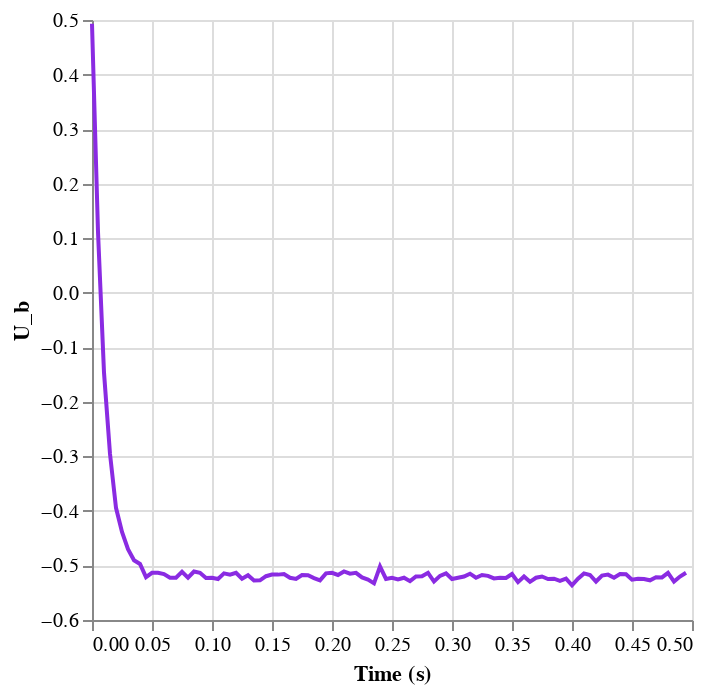

Notebook code cell kept with this figure:
### Markdown cell above
Para fazer o ajuste exponencial precisamos pegar uma queda de Tensão e uma ascenção

### Code cell
interval = [0,0.5]
ini = interval[0]
fin = interval[1]
q = data["Time"].sub(ini).abs().idxmin()
p = data["Time"].sub(fin).abs().idxmin()
semi_data = data[q:p]

aj.graph(semi_data) # Ignore a escala queremos apenas ver se pegamos o conjunto de pontos certo

### Figure 1 — Vega-Lite specification as saved in the notebook (floating-point values rounded to 4 significant figures)
{"config": {"view": {"continuousWidth": 300, "continuousHeight": 300}}, "data": {"name": "data-01e8b79ca82d0bc5eac03d1f7cdebb4f"}, "mark": {"type": "line", "color": "blueviolet"}, "encoding": {"x": {"field": "Time", "title": "Time (s)", "type": "quantitative"}, "y": {"field": "U_b", "type": "quantitative"}}, "$schema": "https://vega.github.io/schema/vega-lite/v5.20.1.json", "datasets": {"data-01e8b79ca82d0bc5eac03d1f7cdebb4f": [{"Time": 0.0, "U_b": 0.4931}, {"Time": 0.005, "U_b": 0.1116}, {"Time": 0.01, "U_b": -0.1463}, {"Time": 0.015, "U_b": -0.2955}, {"Time": 0.02, "U_b": -0.3944}, {"Time": 0.025, "U_b": -0.4385}, {"Time": 0.03, "U_b": -0.47}, {"Time": 0.035, "U_b": -0.4905}, {"Time": 0.04, "U_b": -0.4973}, {"Time": 0.045, "U_b": -0.5215}, {"Time": 0.05, "U_b": -0.5135}, {"Time": 0.055, "U_b": -0.5135}, {"Time": 0.06, "U_b": -0.5157}, {"Time": 0.065, "U_b": -0.5225}, {"Time": 0.07, "U_b": -0.5225}, {"Time": 0.075, "U_b": -0.5117}, {"Time": 0.08, "U_b": -0.5225}, {"Time": 0.085, "U_b": -0.5111}, {"Time": 0.09, "U_b": -0.5135}, {"Time": 0.095, "U_b": -0.5231}, {"Time": 0.1, "U_b": -0.5225}, {"Time": 0.105, "U_b": -0.5248}, {"Time": 0.11, "U_b": -0.5145}, {"Time": 0.115, "U_b": -0.5168}, {"Time": 0.12, "U_b": -0.5135}, {"Time": 0.125, "U_b": -0.5243}, {"Time": 0.13, "U_b": -0.518}, {"Time": 0.135, "U_b": -0.5277}, {"Time": 0.14, "U_b": -0.5272}, {"Time": 0.145, "U_b": -0.5197}, {"Time": 0.15, "U_b": -0.5168}, {"Time": 0.155, "U_b": -0.5168}, {"Time": 0.16, "U_b": -0.5157}, {"Time": 0.165, "U_b": -0.5225}, {"Time": 0.17, "U_b": -0.5248}, {"Time": 0.175, "U_b": -0.5175}, {"Time": 0.18, "U_b": -0.518}, {"Time": 0.185, "U_b": -0.5231}, {"Time": 0.19, "U_b": -0.5272}, {"Time": 0.195, "U_b": -0.5145}, {"Time": 0.2, "U_b": -0.5135}, {"Time": 0.205, "U_b": -0.5175}, {"Time": 0.21, "U_b": -0.5111}, {"Time": 0.215, "U_b": -0.5151}, {"Time": 0.22, "U_b": -0.5135}, {"Time": 0.225, "U_b": -0.522}, {"Time": 0.23, "U_b": -0.526}, {"Time": 0.235, "U_b": -0.5328}, {"Time": 0.24, "U_b": -0.502}, {"Time": 0.245, "U_b": -0.5248}, {"Time": 0.25, "U_b": -0.5225}, {"Time": 0.255, "U_b": -0.5255}, {"Time": 0.26, "U_b": -0.5225}, {"Time": 0.265, "U_b": -0.5288}, {"Time": 0.27, "U_b": -0.5203}, {"Time": 0.275, "U_b": -0.5197}, {"Time": 0.28, "U_b": -0.5135}, {"Time": 0.285, "U_b": -0.5295}, {"Time": 0.29, "U_b": -0.5191}, {"Time": 0.295, "U_b": -0.5145}, {"Time": 0.3, "U_b": -0.5248}, {"Time": 0.305, "U_b": -0.5225}, {"Time": 0.31, "U_b": -0.5203}, {"Time": 0.315, "U_b": -0.5151}, {"Time": 0.32, "U_b": -0.5225}, {"Time": 0.325, "U_b": -0.5175}, {"Time": 0.33, "U_b": -0.5191}, {"Time": 0.335, "U_b": -0.5237}, {"Time": 0.34, "U_b": -0.5225}, {"Time": 0.345, "U_b": -0.5231}, {"Time": 0.35, "U_b": -0.5157}, {"Time": 0.355, "U_b": -0.5305}, {"Time": 0.36, "U_b": -0.5203}, {"Time": 0.365, "U_b": -0.53}, {"Time": 0.37, "U_b": -0.5225}, {"Time": 0.375, "U_b": -0.5203}, {"Time": 0.38, "U_b": -0.5248}, {"Time": 0.385, "U_b": -0.5243}, {"Time": 0.39, "U_b": -0.5283}, {"Time": 0.395, "U_b": -0.5243}, {"Time": 0.4, "U_b": -0.5363}, {"Time": 0.405, "U_b": -0.5243}, {"Time": 0.41, "U_b": -0.5145}, {"Time": 0.415, "U_b": -0.5175}, {"Time": 0.42, "U_b": -0.5295}, {"Time": 0.425, "U_b": -0.5185}, {"Time": 0.43, "U_b": -0.5168}, {"Time": 0.435, "U_b": -0.5225}, {"Time": 0.44, "U_b": -0.5157}, {"Time": 0.445, "U_b": -0.5163}, {"Time": 0.45, "U_b": -0.526}, {"Time": 0.455, "U_b": -0.5243}, {"Time": 0.46, "U_b": -0.5248}, {"Time": 0.465, "U_b": -0.5272}, {"Time": 0.47, "U_b": -0.5215}, {"Time": 0.475, "U_b": -0.522}, {"Time": 0.48, "U_b": -0.5135}, {"Time": 0.485, "U_b": -0.5295}, {"Time": 0.49, "U_b": -0.5203}, {"Time": 0.495, "U_b": -0.5135}]}}
